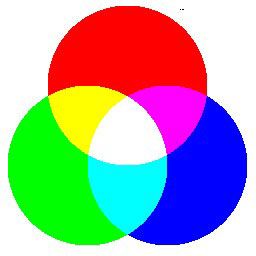
#> input picture img/rgb.jpg, 256 x 256 px
$ jupyter execute week2_practice1.ipynb
#> lines starting #> are read from the running program, lines starting #| are printed output that depends on the picture
[cell 1]
import cv2

[cell 2]
image = cv2.imread('img/rgb.jpg')
#> image is the input picture: shape (256, 256, 3); mean B, G, R 165.2, 165.8, 165.3

[cell 3]
B, G, R = cv2.split(image)
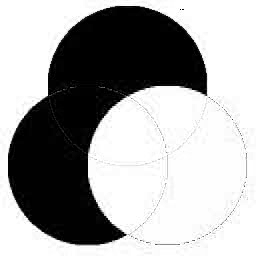
#> B: shape (256, 256); min 0, max 255, mean 165.2
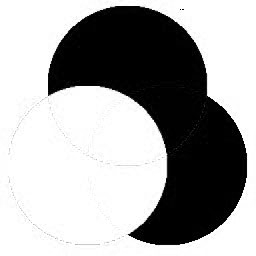
#> G: shape (256, 256); min 0, max 255, mean 165.8
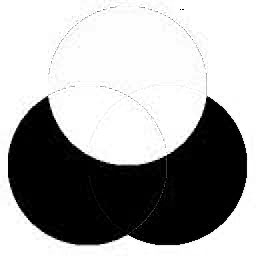
#> R: shape (256, 256); min 0, max 255, mean 165.3
